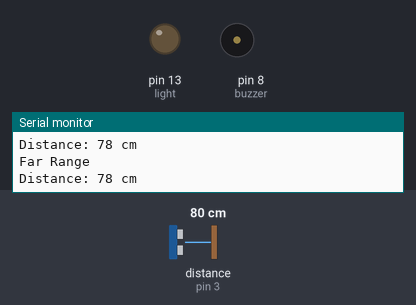
Simulated run of this sketch. Board: Arduino Uno, built with avr-gcc and run on an emulated ATmega328P. On the bench: output pins drawn as LEDs (lit = HIGH), buzzer (waves = sounding), the last lines printed to the serial monitor. Wiring (inferred from the names in the program): ultrasonic range finder: trigger pin 2; echo pin 3. The test bench sets the inputs (shaded band); at power-on: distance to the obstacle (sensor on pin 3) 80 cm. The echo pulse lasts 58.3 µs per cm; pins used as bus, display or sensor lines are not drawn.

Above: at 1.2 s.
1.3 s: distance to the obstacle (sensor on pin 3) set to 13 cm
3.8 s: distance to the obstacle (sensor on pin 3) set to 10 cm
At 5.1 s:
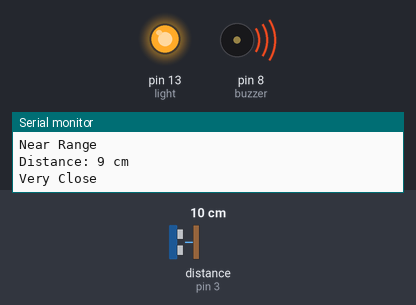
6.8 s: distance to the obstacle (sensor on pin 3) set to 60 cm
At 8.3 s:
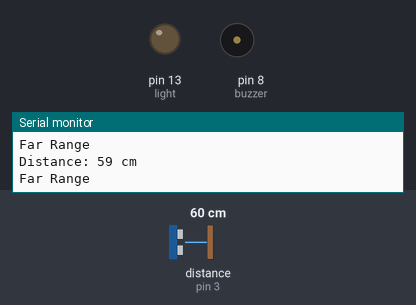
9.8 s: distance to the obstacle (sensor on pin 3) set to 2 cm
At 10.6 s:
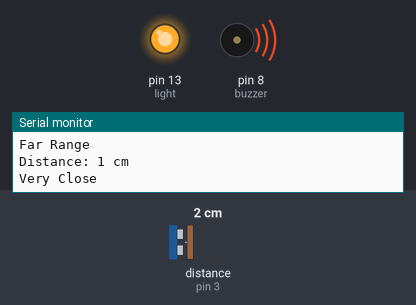
12.8 s: distance to the obstacle (sensor on pin 3) set to 18 cm
At 13.6 s:
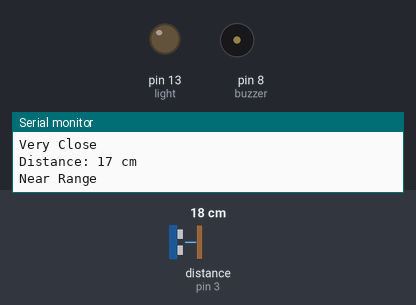
Timing chart, 0 to 15.3 s (numbered marks = the images above; inputs shaded):
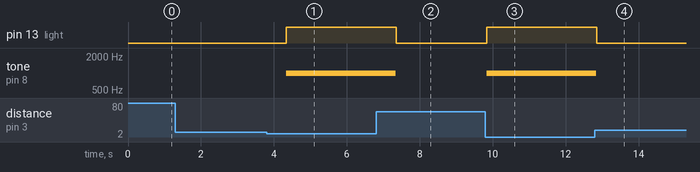

Measured:
- the behaviour switches between 12 and 11 cm on distance to the obstacle (sensor on pin 3) (found by bisection; images 0 and 1)
- after the input at 3.8 s, pin 13 (light): LOW → HIGH after 0.54 s; tone on pin 8 (buzzer): silent → 1000 Hz after 0.54 s
- after the input at 6.8 s, pin 13 (light): HIGH → LOW after 0.55 s; tone on pin 8 (buzzer): 1000 Hz → silent after 0.54 s
- after the input at 9.8 s, pin 13 (light): LOW → HIGH at once; tone on pin 8 (buzzer): silent → 1000 Hz at once
- after the input at 12.8 s, pin 13 (light): HIGH → LOW after 0.05 s; tone on pin 8 (buzzer): 1000 Hz → silent after 0.05 s

The sketch:

Distance_sensor.ino
```cpp
#include <Wire.h>
#define echoPin 3
#define trigPin 2
long duration;
int distance;
const int buzzer = 8;
const int light = 13;
const int light2 = 12;
void setup() {
pinMode(trigPin, OUTPUT);
pinMode(echoPin, INPUT);
Serial.begin(9600);
pinMode(buzzer, OUTPUT);
pinMode(light, OUTPUT);
Serial.println("Annamalai University BE CSE 2022 ");
Serial.println("Distance Measure Program");
}

void loop()
{ digitalWrite(trigPin,
LOW);
delayMicroseconds(2);
digitalWrite(trigPin, HIGH);
delayMicroseconds(10);
digitalWrite(trigPin, LOW);
duration = pulseIn(echoPin, HIGH);
distance = duration * 0.034 / 2;
Serial.print("Distance: ");
Serial.print(distance);
Serial.println(" cm");
digitalWrite(light, LOW);
digitalWrite(light2, LOW);
if (distance <= 10)
{
Serial.println("Very Close");
digitalWrite(light, HIGH);
tone(buzzer, 1000); // Send 1KHz sound signal...
delay(1000); // ...for 1 sec
digitalWrite(light2, LOW);
tone(buzzer, 500); noTone(buzzer);
// Stop sound...
}
else if (distance >=11 && distance <=50)

{
Serial.println("Near Range");
digitalWrite(light2, HIGH);
digitalWrite(light, LOW);
delay(1000);
}
else
{
Serial.println("Far Range");
}}
```
